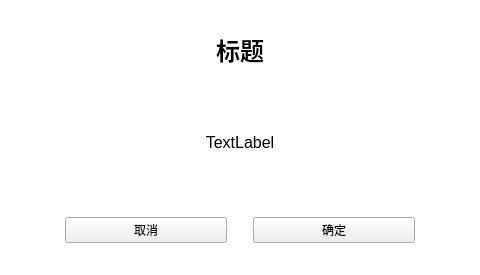
<?xml version="1.0" encoding="UTF-8"?>
<ui version="4.0">
 <class>WidDialog</class>
 <widget class="QWidget" name="WidDialog">
  <property name="geometry">
   <rect>
    <x>0</x>
    <y>0</y>
    <width>480</width>
    <height>275</height>
   </rect>
  </property>
  <property name="windowTitle">
   <string>Form</string>
  </property>
  <layout class="QGridLayout" name="gridLayout">
   <property name="leftMargin">
    <number>0</number>
   </property>
   <property name="topMargin">
    <number>0</number>
   </property>
   <property name="rightMargin">
    <number>0</number>
   </property>
   <property name="bottomMargin">
    <number>0</number>
   </property>
   <property name="spacing">
    <number>0</number>
   </property>
   <item row="0" column="0">
    <widget class="QWidget" name="widget" native="true">
     <property name="styleSheet">
      <string notr="true">QWidget#widget{
background:#fff;
}</string>
     </property>
     <layout class="QGridLayout" name="gridLayout_5">
      <property name="leftMargin">
       <number>65</number>
      </property>
      <property name="topMargin">
       <number>32</number>
      </property>
      <property name="rightMargin">
       <number>65</number>
      </property>
      <property name="bottomMargin">
       <number>32</number>
      </property>
      <property name="spacing">
       <number>0</number>
      </property>
      <item row="0" column="0">
       <layout class="QVBoxLayout" name="verticalLayout">
        <item>
         <widget class="QLabel" name="label">
          <property name="styleSheet">
           <string notr="true">font-size:24px;
font-weight:bold;
</string>
          </property>
          <property name="text">
           <string>标题</string>
          </property>
          <property name="alignment">
           <set>Qt::AlignCenter</set>
          </property>
         </widget>
        </item>
        <item>
         <widget class="QStackedWidget" name="stackedWidget">
          <property name="currentIndex">
           <number>0</number>
          </property>
          <widget class="QWidget" name="page_label">
           <layout class="QGridLayout" name="gridLayout_3">
            <property name="leftMargin">
             <number>0</number>
            </property>
            <property name="topMargin">
             <number>0</number>
            </property>
            <property name="rightMargin">
             <number>0</number>
            </property>
            <property name="bottomMargin">
             <number>0</number>
            </property>
            <property name="spacing">
             <number>0</number>
            </property>
            <item row="0" column="0">
             <widget class="QLabel" name="lblMsg">
              <property name="styleSheet">
               <string notr="true">font-size:16px;</string>
              </property>
              <property name="text">
               <string>TextLabel</string>
              </property>
              <property name="alignment">
               <set>Qt::AlignCenter</set>
              </property>
             </widget>
            </item>
           </layout>
          </widget>
          <widget class="QWidget" name="page_led">
           <layout class="QGridLayout" name="gridLayout_4">
            <property name="spacing">
             <number>16</number>
            </property>
            <item row="0" column="0">
             <widget class="QLineEdit" name="lblLed"/>
            </item>
           </layout>
          </widget>
          <widget class="QWidget" name="page_radios">
           <layout class="QGridLayout" name="gridLayout_2">
            <item row="0" column="0">
             <widget class="QWidget" name="widRadios" native="true">
              <layout class="QVBoxLayout" name="verticalLayout_2"/>
             </widget>
            </item>
           </layout>
          </widget>
         </widget>
        </item>
        <item>
         <layout class="QHBoxLayout" name="horizontalLayout">
          <property name="spacing">
           <number>26</number>
          </property>
          <item>
           <widget class="QPushButton" name="btnCancel">
            <property name="text">
             <string>取消</string>
            </property>
           </widget>
          </item>
          <item>
           <widget class="QPushButton" name="btnOk">
            <property name="text">
             <string>确定</string>
            </property>
           </widget>
          </item>
         </layout>
        </item>
       </layout>
      </item>
     </layout>
    </widget>
   </item>
  </layout>
 </widget>
 <resources/>
 <connections/>
</ui>
